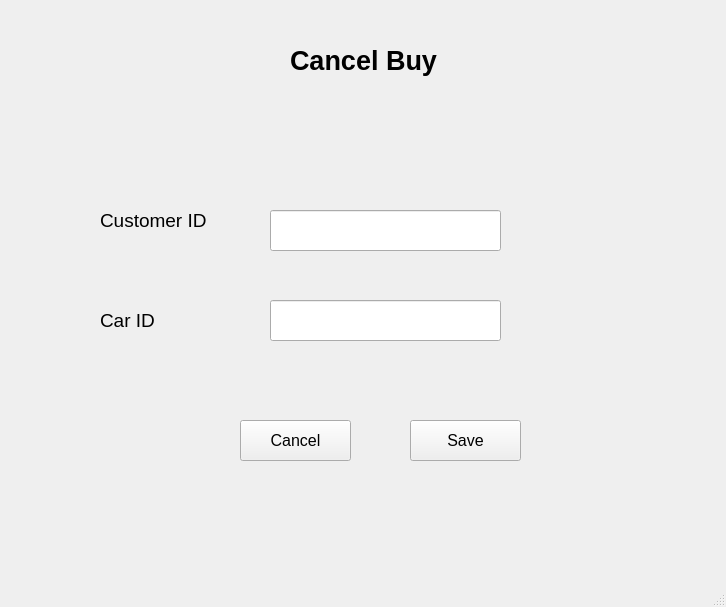
<?xml version="1.0" encoding="UTF-8"?>
<ui version="4.0">
 <class>Cancelbuy</class>
 <widget class="QMainWindow" name="Cancelbuy">
  <property name="geometry">
   <rect>
    <x>0</x>
    <y>0</y>
    <width>726</width>
    <height>607</height>
   </rect>
  </property>
  <property name="windowTitle">
   <string>MainWindow</string>
  </property>
  <widget class="QWidget" name="centralwidget">
   <widget class="QLabel" name="label_2">
    <property name="enabled">
     <bool>true</bool>
    </property>
    <property name="geometry">
     <rect>
      <x>290</x>
      <y>0</y>
      <width>251</width>
      <height>121</height>
     </rect>
    </property>
    <property name="font">
     <font>
      <pointsize>20</pointsize>
      <weight>75</weight>
      <bold>true</bold>
     </font>
    </property>
    <property name="text">
     <string>Cancel Buy</string>
    </property>
   </widget>
   <widget class="QLabel" name="label">
    <property name="geometry">
     <rect>
      <x>100</x>
      <y>170</y>
      <width>161</width>
      <height>101</height>
     </rect>
    </property>
    <property name="font">
     <font>
      <pointsize>14</pointsize>
     </font>
    </property>
    <property name="text">
     <string>Customer ID</string>
    </property>
   </widget>
   <widget class="QLabel" name="label_3">
    <property name="geometry">
     <rect>
      <x>100</x>
      <y>290</y>
      <width>161</width>
      <height>61</height>
     </rect>
    </property>
    <property name="font">
     <font>
      <pointsize>14</pointsize>
     </font>
    </property>
    <property name="text">
     <string>Car ID</string>
    </property>
   </widget>
   <widget class="QLineEdit" name="lineEdit_CuID">
    <property name="geometry">
     <rect>
      <x>270</x>
      <y>210</y>
      <width>231</width>
      <height>41</height>
     </rect>
    </property>
    <property name="font">
     <font>
      <pointsize>12</pointsize>
     </font>
    </property>
    <property name="text">
     <string/>
    </property>
   </widget>
   <widget class="QLineEdit" name="lineEdit_CarID">
    <property name="geometry">
     <rect>
      <x>270</x>
      <y>300</y>
      <width>231</width>
      <height>41</height>
     </rect>
    </property>
    <property name="font">
     <font>
      <pointsize>12</pointsize>
     </font>
    </property>
   </widget>
   <widget class="QPushButton" name="pushButton_Save">
    <property name="geometry">
     <rect>
      <x>410</x>
      <y>420</y>
      <width>111</width>
      <height>41</height>
     </rect>
    </property>
    <property name="font">
     <font>
      <pointsize>12</pointsize>
     </font>
    </property>
    <property name="text">
     <string>Save</string>
    </property>
   </widget>
   <widget class="QPushButton" name="pushButton_cancel">
    <property name="geometry">
     <rect>
      <x>240</x>
      <y>420</y>
      <width>111</width>
      <height>41</height>
     </rect>
    </property>
    <property name="font">
     <font>
      <pointsize>12</pointsize>
     </font>
    </property>
    <property name="text">
     <string>Cancel</string>
    </property>
   </widget>
  </widget>
  <widget class="QMenuBar" name="menubar">
   <property name="geometry">
    <rect>
     <x>0</x>
     <y>0</y>
     <width>726</width>
     <height>25</height>
    </rect>
   </property>
  </widget>
  <widget class="QStatusBar" name="statusbar"/>
 </widget>
 <resources/>
 <connections/>
</ui>
